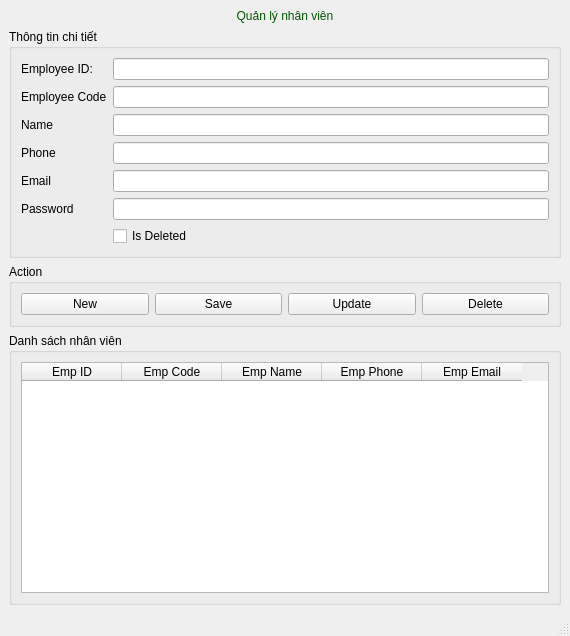
<?xml version="1.0" encoding="UTF-8"?>
<ui version="4.0">
 <class>MainWindow</class>
 <widget class="QMainWindow" name="MainWindow">
  <property name="geometry">
   <rect>
    <x>0</x>
    <y>0</y>
    <width>570</width>
    <height>636</height>
   </rect>
  </property>
  <property name="windowTitle">
   <string>MainWindow</string>
  </property>
  <widget class="QWidget" name="centralwidget">
   <layout class="QVBoxLayout" name="verticalLayout_2">
    <item>
     <widget class="QLabel" name="label">
      <property name="styleSheet">
       <string notr="true">font: 14pt &quot;MS Shell Dlg 2&quot;;
color: rgb(0, 85, 0);</string>
      </property>
      <property name="text">
       <string>Quản lý nhân viên</string>
      </property>
      <property name="alignment">
       <set>Qt::AlignCenter</set>
      </property>
     </widget>
    </item>
    <item>
     <widget class="QGroupBox" name="groupBox">
      <property name="styleSheet">
       <string notr="true"/>
      </property>
      <property name="title">
       <string>Thông tin chi tiết</string>
      </property>
      <layout class="QFormLayout" name="formLayout">
       <item row="0" column="0">
        <widget class="QLabel" name="label_2">
         <property name="text">
          <string>Employee ID:</string>
         </property>
        </widget>
       </item>
       <item row="0" column="1">
        <widget class="QLineEdit" name="lineEdit_EmpID"/>
       </item>
       <item row="1" column="0">
        <widget class="QLabel" name="label_3">
         <property name="text">
          <string>Employee Code</string>
         </property>
        </widget>
       </item>
       <item row="1" column="1">
        <widget class="QLineEdit" name="lineEdit_EmpCode"/>
       </item>
       <item row="2" column="0">
        <widget class="QLabel" name="label_4">
         <property name="text">
          <string>Name</string>
         </property>
        </widget>
       </item>
       <item row="2" column="1">
        <widget class="QLineEdit" name="lineEdit_EmpName"/>
       </item>
       <item row="3" column="0">
        <widget class="QLabel" name="label_5">
         <property name="text">
          <string>Phone</string>
         </property>
        </widget>
       </item>
       <item row="3" column="1">
        <widget class="QLineEdit" name="lineEdit_EmpPhone"/>
       </item>
       <item row="4" column="0">
        <widget class="QLabel" name="label_6">
         <property name="text">
          <string>Email</string>
         </property>
        </widget>
       </item>
       <item row="4" column="1">
        <widget class="QLineEdit" name="lineEdit_Email"/>
       </item>
       <item row="5" column="0">
        <widget class="QLabel" name="label_7">
         <property name="text">
          <string>Password</string>
         </property>
        </widget>
       </item>
       <item row="5" column="1">
        <widget class="QLineEdit" name="lineEdit_EmpPassword"/>
       </item>
       <item row="6" column="1">
        <widget class="QCheckBox" name="checkBox_IsDeleted">
         <property name="text">
          <string>Is Deleted</string>
         </property>
        </widget>
       </item>
      </layout>
     </widget>
    </item>
    <item>
     <widget class="QGroupBox" name="groupBox_2">
      <property name="title">
       <string>Action</string>
      </property>
      <layout class="QHBoxLayout" name="horizontalLayout">
       <item>
        <widget class="QPushButton" name="pushButton_New">
         <property name="text">
          <string>New</string>
         </property>
        </widget>
       </item>
       <item>
        <widget class="QPushButton" name="pushButton_Save">
         <property name="text">
          <string>Save</string>
         </property>
        </widget>
       </item>
       <item>
        <widget class="QPushButton" name="pushButton_Update">
         <property name="text">
          <string>Update</string>
         </property>
        </widget>
       </item>
       <item>
        <widget class="QPushButton" name="pushButton_Delete">
         <property name="text">
          <string>Delete</string>
         </property>
        </widget>
       </item>
      </layout>
     </widget>
    </item>
    <item>
     <widget class="QGroupBox" name="groupBox_3">
      <property name="title">
       <string>Danh sách nhân viên</string>
      </property>
      <layout class="QVBoxLayout" name="verticalLayout">
       <item>
        <widget class="QTableWidget" name="tableWidget_ListEmp">
         <column>
          <property name="text">
           <string>Emp ID</string>
          </property>
         </column>
         <column>
          <property name="text">
           <string>Emp Code</string>
          </property>
         </column>
         <column>
          <property name="text">
           <string>Emp Name</string>
          </property>
         </column>
         <column>
          <property name="text">
           <string>Emp Phone</string>
          </property>
         </column>
         <column>
          <property name="text">
           <string>Emp Email</string>
          </property>
         </column>
        </widget>
       </item>
      </layout>
     </widget>
    </item>
   </layout>
  </widget>
  <widget class="QMenuBar" name="menubar">
   <property name="geometry">
    <rect>
     <x>0</x>
     <y>0</y>
     <width>570</width>
     <height>21</height>
    </rect>
   </property>
  </widget>
  <widget class="QStatusBar" name="statusbar"/>
 </widget>
 <resources/>
 <connections/>
</ui>
